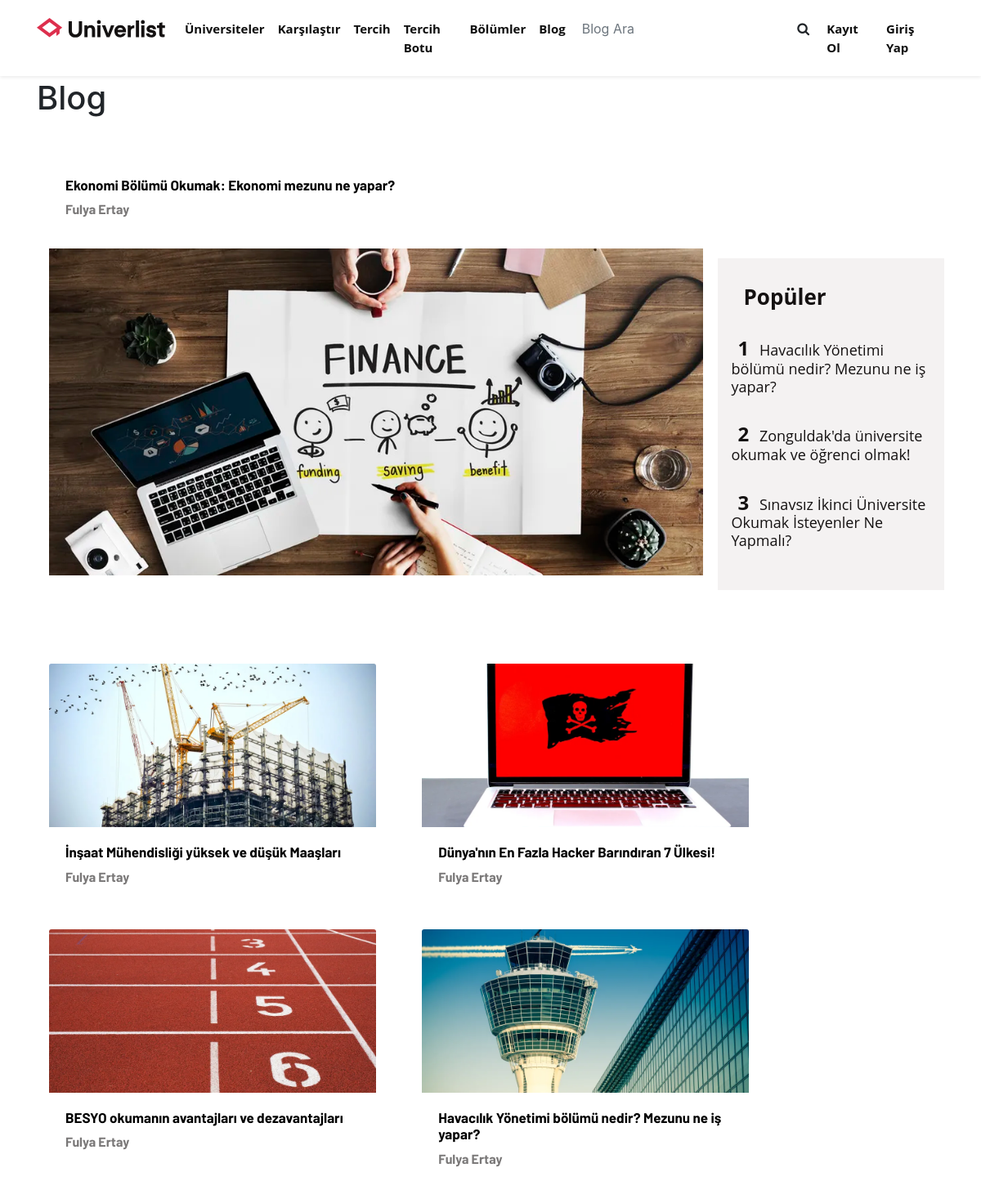
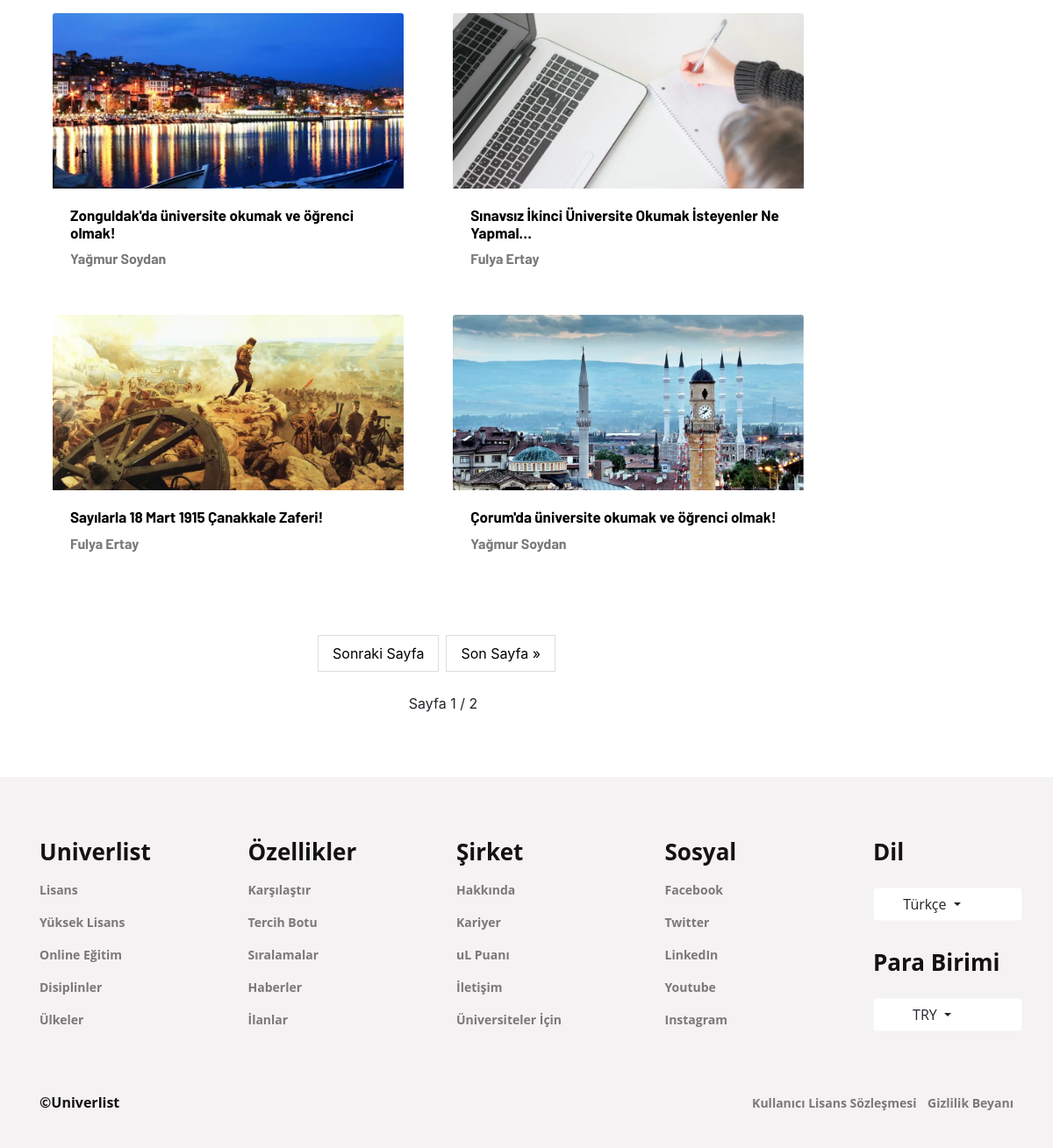
The page / on the database its author committed (2 pictures, top to bottom).
### blog_app/models.py (models this page shows, shortened)
class Blog(models.Model):
    description=models.CharField(max_length=100,verbose_name="Blog Başlığı:")
    blog_content=RichTextField(verbose_name="Blog İçeriği:")
    cover_photo=models.FileField(upload_to='images/',verbose_name="Kapak Fotoğrafı:")
    blog_author=models.ForeignKey('auth.user',on_delete=CASCADE,verbose_name="Blog Yazarı:",related_name="posts")
    created_date=models.DateTimeField(default=timezone.now, verbose_name='Created Date')
    populer= models.BooleanField(default=False,verbose_name="Popüler?")

### blog_app/views.py (the view)
# urls.py: path('', views.BlogList.as_view(), name= 'blog_list'),
class BlogList(ListView):
    template_name="blogs/blog_list.html"
    paginate_by = 8
    paginator_class = MyPaginator
    model=Blog
    def get_context_data(self,**kwargs):
        context=super().get_context_data(**kwargs)
        first_blog=Blog.objects.all().order_by('-created_date').first()
        blogs_data = Blog.objects.exclude(id=first_blog.id).order_by('-created_date')
        populer_blogs = Blog.objects.filter(populer=True).exclude(id=first_blog.id).order_by('-created_date')[:3]
        page = self.request.GET.get('page',1)
        paginator = self.paginator_class(blogs_data, self.paginate_by)
        blog_lists=  paginator.page(page)
        context['blogs'] = blog_lists
        context['first_blog']=first_blog
        context['populer_blogs']=populer_blogs
        return context

### blog_app/views.py (called while the page is built)
    def validate_number(self, number):
        try:
            return super().validate_number(number)
        except EmptyPage:
            if int(number) > 1:
                return self.num_pages
            elif int(number) < 1:
                return 1
            else:
                raise

### blog_app/templates/blogs/blog_list.html (shortened to what this page needs)
{% extends 'layout.html' %}
{% load static %}
{% block content %}
<h1>Blog</h1>
<div class="container pt-1 my-5 ">
    <div class="row justify-content-between">
        <div class="col-7 ml-0 ">
            <div class="card border-0" style="width:800px" >
                <div class="card-body">
                    <a href="{% url 'blog_detail' first_blog.pk %}">
                        <h2 class="list-card-title">{{first_blog.description}}</h2></a>
                    <p class="list-card-text">{{first_blog.blog_author.get_full_name}}</p>
                </div>
                <a href="{% url 'blog_detail' first_blog.pk %}">
                    <img class="card-img-top-first-blog  " src=" {{first_blog.cover_photo.url}} " alt="{{first_blog.cover_photo}}" ></a>
            </div>
        </div>
        <div class="col-3 margin-top-populer p-4 background-populer h-100 d-none d-sm-none d-lg-block" >
            <h3 class="p-2">Popüler</h3>
            <div class="row ">
                {% for blog in populer_blogs %}
                <div class=" populer-blogs p-2 d-flex align-items-center flex-wrap ">
                    <a href="{% url 'blog_detail' blog.pk %}"  >
                        <h5>
                             <span class="h4 font-weight-bold p-2">{{forloop.counter}}</span>
                             {{blog.description}}</h5></a>
                </div>
                {% endfor %}
            </div>
        </div>
    </div>
    <div class="row mr-0" >
        {% for blog in blogs %}
            <div class="col-md-5 my-2 " >
                <div class="card border-0" style="width:400px" >
                    <a href="{% url 'blog_detail' blog.pk %}">
                        <img class="card-img-top" src=" {{blog.cover_photo.url}} " alt="{{blog.cover_photo}}" >
                    <div class="card-body">
                        <h2 class="list-card-title ">{{blog.description | truncatechars:55}}</h2></a>
                        <p class="list-card-text">{{blog.blog_author.get_full_name}}</p>
                    </div>
                    </div>
            </div>
        {% endfor %}
      <br>
    <div class="row" >
        <div class=" pagination col-sm-10 col-md-10">
            <span class=" d-flex justify-content-center"  >
                {% if blogs.has_next %}
                    <a href="?page={{ blogs.next_page_number }}"> Sonraki Sayfa  </a>
                    <a href="?page={{ blogs.paginator.num_pages }}">Son Sayfa &raquo;</a>
                {% endif %}
            </span>
        </div>
    </div>
    <br>
    <div class="row">
        <div class="col-sm-10 col-md-10 ">
            <span class="d-flex justify-content-center">
                Sayfa {{ blogs.number }} / {{ blogs.paginator.num_pages }}
            </span>
        </div>
    </div>
    <br>
{% endblock %}

### blog_app/templates/layout.html (shortened to what this page needs)
{% load static %}
<!DOCTYPE html>
<html lang="en">
<head>
    <link rel="stylesheet" href="{% static 'css/bootstrap.min.css' %}">
    <link rel="stylesheet" href="https://cdnjs.cloudflare.com/ajax/libs/font-awesome/4.7.0/css/font-awesome.min.css">
    <link rel="stylesheet" href="{% static 'css/style.css' %}">
</head>
<body>
            <nav class="navbar navbar-expand-sm  bg-white  fixed-top shadow-sm   ">
                <div class="container ">
                    <div class="row my-2">
                        <div class="col">
                            <div class="collapse navbar-collapse " id="collapsibleNavbar">
                                <ul class="navbar-nav   ">
                                    <li class="nav-item">
                                        <a class="navbar-brand" href="https://univerlist.com/tr/"><img src="{%static 'header_logo/univerlist_logo.svg'%}"></img></a></li>
                                    <li class="nav-item">
                                        <a class="nav-link  " href="https://univerlist.com/tr/universiteler/">Üniversiteler</a>
                                    </li>
                                    <li class="nav-item">
                                        <a class="nav-link  " href="https://univerlist.com/tr/karsilastir/">Karşılaştır</a>
                                    </li>
                                    <li class="nav-item">
                                        <a class="nav-link  " href="https://univerlist.com/tr/tercih/">Tercih</a>
                                    </li>
                                    <li class="nav-item">
                                        <a class="nav-link  " href="https://univerlist.com/tr/tercihbotu/">Tercih Botu</a>
                                    </li>
                                    <li class="nav-item">
                                        <a class="nav-link  " href="https://univerlist.com/tr/bolumler/">Bölümler</a>
                                    </li>
                                    <li class="nav-item">
                                        <a class="nav-link  " href="https://univerlist.com/tr/blog/">Blog</a>
                                    </li>
                                </ul>
                                <ul class="navbar-nav  navbar-right">
                                    <form class="navbar-form navbar-right" method="get" action="{% url 'search' %}">
                                        <div class="input-group">
                                            <input type="text" class="form-control  border-0" id="search" onkeyup="search_blog()" placeholder="Blog Ara" name="search">
                                            <div class="input-group-btn">
                                            <button class="btn btn-default my-2 my-sm-0" type="submit">
                                                <i class="fa fa-search"></i></button>
                                            </div>
                                        </div>
                                        </form>
                                        {% if not request.user.is_authenticated %}
                                    <li class="nav-item ">
                                        <a class="nav-link  " href="{% url 'register' %}">Kayıt Ol</a>
                                    </li>
                                    <li class="nav-item">
                                        <a class="nav-link  " href="{% url 'login' %}">Giriş Yap</a>
                                    </li>
                                    {%else%}
                                    <li class="nav-item">
                                        <a class="nav-link  " href="{% url 'logout' %}">Çıkış Yap</a>
                                    </li>
                                    {%endif%}
                        </ul>
                    </div>
                    </div>
                </div>
            </div>
            </nav>
        <main>
        <div class="container pt-5 my-5">
            {% block content %}
            {% endblock %}
        </main>
    <footer class="footer">
        <div class="container">
            <div class="row justify-content-between">
                <div class="col-md-2">
                    <h3>Univerlist</h3>
                    <ul class="list-unstyled ">
                        <li class="mb-2 pb-2 table-item">Lisans</li>
                        <li class="mb-2 pb-2 table-item">Yüksek Lisans</li>
                        <li class="mb-2 pb-2 table-item">Online Eğitim</li>
                        <li class="mb-2 pb-2 table-item">Disiplinler</li>
                        <li class="mb-2 pb-2 table-item">Ülkeler</li>
                    </ul>
                </div>
                <div class="col-md-2">
                    <h3>Özellikler</h3>
                    <ul class="list-unstyled ">
                        <li class="mb-2 pb-2 table-item">Karşılaştır</li>
                        <li class="mb-2 pb-2 table-item">Tercih Botu</li>
                        <li class="mb-2 pb-2 table-item">Sıralamalar</li>
                        <li class="mb-2 pb-2 table-item">Haberler</li>
                        <li class="mb-2 pb-2 table-item">İlanlar</li>
                    </ul>
                </div>
                <div class="col-md-2">
                    <h3>Şirket</h3>
                    <ul class="list-unstyled ">
                        <li class="mb-2 pb-2 table-item">Hakkında</li>
                        <li class="mb-2 pb-2 table-item">Kariyer</li>
                        <li class="mb-2 pb-2 table-item">uL Puanı</li>
                        <li class="mb-2 pb-2 table-item">İletişim</li>
                        <li class="mb-2 pb-2 table-item">Üniversiteler İçin</li>
                    </ul>
                </div>
                <div class="col-md-2">
                    <h3>Sosyal</h3>
                    <ul class="list-unstyled ">
                        <li class="mb-2 pb-2 table-item">Facebook</li>
                        <li class="mb-2 pb-2 table-item">Twitter</li>
                        <li class="mb-2 pb-2 table-item">LinkedIn</li>
                        <li class="mb-2 pb-2 table-item">Youtube</li>
                        <li class="mb-2 pb-2 table-item">Instagram</li>
                    </ul>
                </div>
                <div class="col-md-2">
                    <h3 class="pb-2">Dil</h3>
                    <ul class="list-unstyled ">
                        <li class=" mb-2 table-item">
                            <div class="dropdown ">
                                <button type="button" class="btn btn-light dropdown-toggle pr-5 dropdown-width " data-toggle="dropdown">
                                Türkçe
                                </button>
                        </li><br>
                        <li class="mb-2 table-item">
                            <h3 class="pb-2">Para Birimi</h3>
                            <div class="dropdown">
                                <button type="button" class="btn btn-light dropdown-toggle pr-5 dropdown-width" data-toggle="dropdown">
                                TRY
                                </button>
                            </div>
                        </li>
                    </ul>
                </div>
            </div>
            <br><br>
            <div class="row">
                <div class="col">
                    <span class=" font-copyright mr-right" >©Univerlist</span>
                </div>
                <div class="col-auto text-right">
                    <span class="table-item mr-2">Kullanıcı Lisans Sözleşmesi</span>
                    <span class="table-item">Gizlilik Beyanı</span>
                </div>
            </div>
        </div>
    </footer>
    </body>
</html>

### blog_app/static/css/style.css (style rules this page uses)
.navbar .navbar-nav .nav-item a { font-weight: bold; font-family: 'Open Sans', sans-serif; color: #0F0F0F; font-size:15px; }
.list-card-title { font-family : 'Barlow' , sans-serif ; font-size : 17px ; color:rgb(0, 0, 0); font-weight: bold; }
.list-card-text { font-family : 'Barlow' , sans-serif ; font-size : 16px ; color:#7A7878; font-weight: bold; }
.margin-top-populer { margin-top: 600px; }

### blog_app/templates/layout.html (style rules this page uses)
.dropdown-width { width: 170px; }
.btn-light { background-color: #fff; }
.footer { position:relative; background-color:#f4f2f2; left: 0; bottom: 0; min-width: 200px; padding-top:70px; padding-bottom:40px; }
.font-copyright { color: #141111; font-size:16px; font-family:'Open Sans', sans-serif;; font-weight: bold; }
h3 { color:#141111; font-size:26px; font-family:'Open Sans', sans-serif; font-weight: bold; margin:0px 0px 17px; }
h5 { color:#141111; font-size:18px; font-family:'Open Sans', sans-serif; margin:0px 0px 17px; }
.table-item { color:#7A7878; font-size:14px; font-family:'Open Sans', sans-serif;; font-weight: bold; }
.card-img-top { width: 100%; height: 200px; object-fit: cover; }
.card-img-top-first-blog { width: 800px; height: 400px; object-fit: cover; margin-bottom: 100px; }
.margin-top-populer { margin-top: 120px; }
.populer-blogs { min-width:100px; margin-top: 0px; }
.background-populer { background-color: #f4f2f2; }
.pagination { display: inline-block; }
.pagination a { color: black; float: left; padding: 8px 16px; text-decoration: none; border: 1px solid #ddd; margin: 0 4px; }

### rows shown on the page
Blog: description "Ekonomi Bölümü Okumak: Ekonomi mezunu ne yapar?", blog_author.get_full_name "Fulya Ertay", cover_photo (picture)
Blog: description "Havacılık Yönetimi bölümü nedir? Mezunu ne iş yapar?", cover_photo (picture), blog_author.get_full_name "Fulya Ertay"
Blog: description "Zonguldak'da üniversite okumak ve öğrenci olmak!", cover_photo (picture), blog_author.get_full_name "Yağmur Soydan"
Blog: description "Sınavsız İkinci Üniversite Okumak İsteyenler Ne Yapmalı?", cover_photo (picture), description "Sınavsız İkinci Üniversite Okumak İsteyenler Ne Yapmal…", blog_author.get_full_name "Fulya Ertay"
Blog: cover_photo (picture), description "İnşaat Mühendisliği yüksek ve düşük Maaşları", blog_author.get_full_name "Fulya Ertay"
Blog: cover_photo (picture), description "Dünya'nın En Fazla Hacker Barındıran 7 Ülkesi!", blog_author.get_full_name "Fulya Ertay"
Blog: cover_photo (picture), description "BESYO okumanın avantajları ve dezavantajları", blog_author.get_full_name "Fulya Ertay"
Blog: cover_photo (picture), description "Sayılarla 18 Mart 1915 Çanakkale Zaferi!", blog_author.get_full_name "Fulya Ertay"
Blog: cover_photo (picture), description "Çorum'da üniversite okumak ve öğrenci olmak!", blog_author.get_full_name "Yağmur Soydan"

### other values the page prints
{{ blogs.number }} "1"
{{ blogs.paginator.num_pages }} "2"
